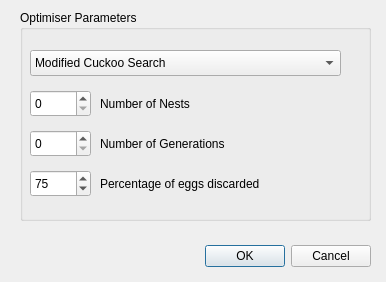
<?xml version="1.0" encoding="UTF-8"?>
<ui version="4.0">
 <class>OptimiserDialog</class>
 <widget class="QDialog" name="OptimiserDialog">
  <property name="geometry">
   <rect>
    <x>0</x>
    <y>0</y>
    <width>386</width>
    <height>282</height>
   </rect>
  </property>
  <property name="sizePolicy">
   <sizepolicy hsizetype="Fixed" vsizetype="Fixed">
    <horstretch>0</horstretch>
    <verstretch>0</verstretch>
   </sizepolicy>
  </property>
  <property name="windowTitle">
   <string>Dialog</string>
  </property>
  <widget class="QDialogButtonBox" name="buttonBox">
   <property name="geometry">
    <rect>
     <x>30</x>
     <y>240</y>
     <width>341</width>
     <height>32</height>
    </rect>
   </property>
   <property name="orientation">
    <enum>Qt::Horizontal</enum>
   </property>
   <property name="standardButtons">
    <set>QDialogButtonBox::Cancel|QDialogButtonBox::Ok</set>
   </property>
  </widget>
  <widget class="QGroupBox" name="groupBox">
   <property name="geometry">
    <rect>
     <x>20</x>
     <y>10</y>
     <width>351</width>
     <height>211</height>
    </rect>
   </property>
   <property name="title">
    <string>Optimiser Parameters</string>
   </property>
   <widget class="QLabel" name="label">
    <property name="geometry">
     <rect>
      <x>80</x>
      <y>80</y>
      <width>231</width>
      <height>27</height>
     </rect>
    </property>
    <property name="text">
     <string>Number of Nests</string>
    </property>
   </widget>
   <widget class="QLabel" name="label_2">
    <property name="geometry">
     <rect>
      <x>80</x>
      <y>120</y>
      <width>221</width>
      <height>27</height>
     </rect>
    </property>
    <property name="text">
     <string>Number of Generations</string>
    </property>
   </widget>
   <widget class="QSpinBox" name="nests">
    <property name="geometry">
     <rect>
      <x>10</x>
      <y>80</y>
      <width>61</width>
      <height>27</height>
     </rect>
    </property>
   </widget>
   <widget class="QSpinBox" name="gens">
    <property name="geometry">
     <rect>
      <x>10</x>
      <y>120</y>
      <width>61</width>
      <height>27</height>
     </rect>
    </property>
   </widget>
   <widget class="QSpinBox" name="PercentTop">
    <property name="geometry">
     <rect>
      <x>10</x>
      <y>160</y>
      <width>61</width>
      <height>27</height>
     </rect>
    </property>
    <property name="maximum">
     <number>100</number>
    </property>
    <property name="value">
     <number>75</number>
    </property>
   </widget>
   <widget class="QLabel" name="method_label">
    <property name="geometry">
     <rect>
      <x>80</x>
      <y>160</y>
      <width>271</width>
      <height>27</height>
     </rect>
    </property>
    <property name="text">
     <string>Percentage of eggs discarded</string>
    </property>
   </widget>
   <widget class="QComboBox" name="method">
    <property name="geometry">
     <rect>
      <x>10</x>
      <y>40</y>
      <width>311</width>
      <height>26</height>
     </rect>
    </property>
    <item>
     <property name="text">
      <string>Modified Cuckoo Search</string>
     </property>
    </item>
    <item>
     <property name="text">
      <string>Differential Evolution</string>
     </property>
    </item>
    <item>
     <property name="text">
      <string>Particle Swarm Optimisation</string>
     </property>
    </item>
   </widget>
  </widget>
 </widget>
 <resources/>
 <connections>
  <connection>
   <sender>buttonBox</sender>
   <signal>accepted()</signal>
   <receiver>OptimiserDialog</receiver>
   <slot>accept()</slot>
   <hints>
    <hint type="sourcelabel">
     <x>248</x>
     <y>254</y>
    </hint>
    <hint type="destinationlabel">
     <x>157</x>
     <y>274</y>
    </hint>
   </hints>
  </connection>
  <connection>
   <sender>buttonBox</sender>
   <signal>rejected()</signal>
   <receiver>OptimiserDialog</receiver>
   <slot>reject()</slot>
   <hints>
    <hint type="sourcelabel">
     <x>316</x>
     <y>260</y>
    </hint>
    <hint type="destinationlabel">
     <x>286</x>
     <y>274</y>
    </hint>
   </hints>
  </connection>
 </connections>
</ui>
